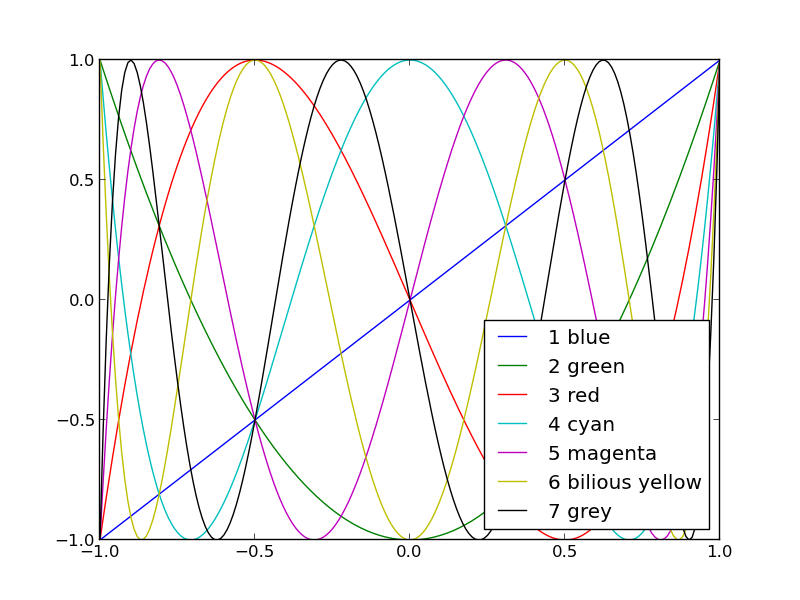

Here is the Python script that generated this plot:
import matplotlib.pyplot as pyplot

# plotdata is a local module for our convenience
import plotdata

# Plot y against x
pyplot.plot(plotdata.data02x, plotdata.data02ya, label='1 blue')
pyplot.plot(plotdata.data02x, plotdata.data02yb, label='2 green')
pyplot.plot(plotdata.data02x, plotdata.data02yc, label='3 red')
pyplot.plot(plotdata.data02x, plotdata.data02yd, label='4 cyan')
pyplot.plot(plotdata.data02x, plotdata.data02ye, label='5 magenta')
pyplot.plot(plotdata.data02x, plotdata.data02yf, label='6 bilious yellow')
pyplot.plot(plotdata.data02x, plotdata.data02yg, label='7 grey')

# Set a legend
pyplot.legend(loc='lower right')

pyplot.savefig('colours.png')
